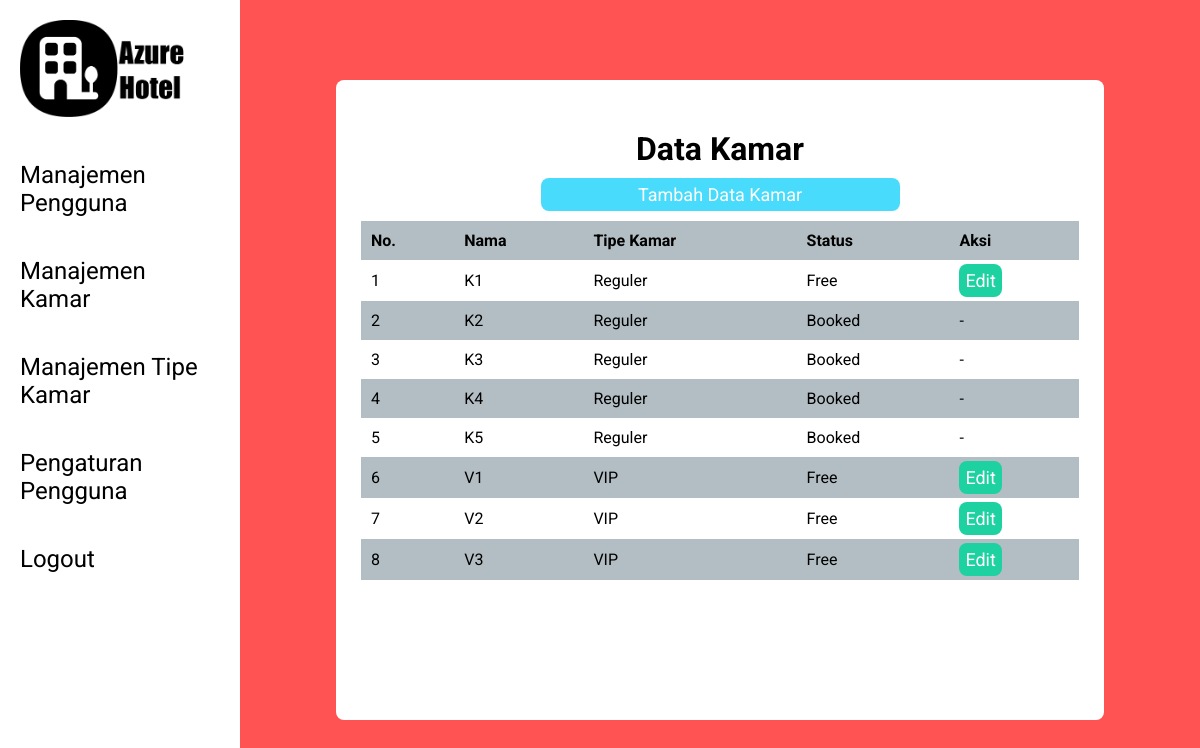
/room_management.php (signed in), run on the app's committed database.
### tables this page shows
CREATE TABLE `room` (
  `id_room` int(11) NOT NULL,
  `name` varchar(40) NOT NULL,
  `status` enum('free','booked','maintenance') NOT NULL,
  `id_type` int(11) NOT NULL
);

CREATE TABLE `room_type` (
  `id_type` int(11) NOT NULL,
  `name` varchar(40) NOT NULL,
  `price` int(11) NOT NULL,
  `description` varchar(500) NOT NULL,
  `bedroom` int(11) NOT NULL,
  `bathroom` int(11) NOT NULL
);

### room_management.php (the view, shortened to what this page needs)
<?php
    include('include/connect.php');
?>
<?php
    $sql = "SELECT * FROM room";
    $query = mysqli_query($conn, $sql);
    $row_number = mysqli_num_rows($query);
?>
<!DOCTYPE html>
<html lang="en">
<head>
    <link rel="stylesheet" href="style/main.css">
    <link rel="stylesheet" href="style/form.css">
    <link rel="stylesheet" href="style/button.css">
    <link rel="stylesheet" href="style/sidebar.css">
    <link rel="stylesheet" href="style/content.css">
</head>
<body>
    <main>
        <?php include('include/sidebar.php'); ?>
        <div class="content">
            <div class="content-child">
                <div class="content-super-child" style="justify-content: flex-start;">
                    <h1>Data Kamar</h1>
                    <a href="room_management_add.php" class="blue-button" style="width: 50%; font-size: 18px; text-decoration: none; text-align: center; margin: 10px 0;">Tambah Data Kamar</a>
                    <?php if ($row_number <= 0): ?>
                        <h3>Belum ada data kamar.</h3>
                    <?php else: ?>
                        <table cellspacing="0" cellpadding="0" class="zebra-table">
                            <tr>
                                <th>No.</th>
                                <th>Nama</th>
                                <th>Tipe Kamar</th>
                                <th>Status</th>
                                <th>Aksi</th>
                            </tr>
                            <?php $i = 1; ?>
                            <?php while($data = mysqli_fetch_array($query)): ?>
                                <tr>
                                    <td><?php echo $i ?></td>
                                    <td><?php echo $data['name'] ?></td>
                                    <?php
                                        $sql_type = "SELECT name FROM room_type WHERE id_type = $data[id_type]";
                                        $query_type = mysqli_query($conn, $sql_type);
                                        $room_type = mysqli_fetch_array($query_type);
                                    ?>
                                    <td><?php echo $room_type['name'] ?></td>
                                    <td><?php echo ucfirst($data['status']) ?></td>
                                    <?php if($data['status'] != 'booked'): ?>
                                    <td>
                                        <a href="room_management_edit.php?id_room=<?php echo $data['id_room'] ?>" class="green-button" style="width: 50%; font-size: 18px;">Edit</a>
                                    </td>
                                    <?php else: ?>
                                        <td>-</td>
                                    <?php endif ?>
                                </tr>
                                <?php $i++; ?>
                            <?php endwhile ?>
                        </table>
                    <?php endif ?>
                </div>
            </div>
        </div>
    </main>
</body>
</html>

### include/sidebar.php
<div class="sidebar">
    <ul>
    <img src="img/icon.png" alt="Azure Hotel" style="width: 200px; margin: 20px;">
        <?php if($_SESSION['level'] == 'receptionist'): ?>
            <li><a href="room_book.php">Pesan Kamar</a></li>
            <li><a href="add_customer.php">Manajemen Customer</a></li>
            <li><a href="booking_information.php">Informasi Pemesanan</a></li>
            <li><a href="type_room_information.php">Informasi Tipe Kamar</a></li>
        <?php elseif($_SESSION['level'] == 'admin'): ?>
            <li><a href="user_management.php">Manajemen Pengguna</a></li>
            <li><a href="room_management.php">Manajemen Kamar</a></li>
            <li><a href="type_room_management.php">Manajemen Tipe Kamar</a></li>
        <?php else: ?>
            <li><a href="income_information.php">Informasi Pendapatan</a></li>
            <li><a href="room_information.php">Informasi Kamar</a></li>
        <?php endif ?>
        <li><a href="user_setting.php">Pengaturan Pengguna</a></li>
        <li class="logout-sidebar"><a href="logout.php">Logout</a></li>
    </ul>
</div>

### style/main.css (style rules this page uses)
* { margin: 0; padding: 0; box-sizing: border-box; font-family: 'Roboto', sans-serif; }
body { min-height: 100vh; display: flex; flex-direction: column; background-color: #ff5253; }
main { display: flex; flex-grow: 1; justify-content: center; align-items: center; width: 100%; }

### style/button.css (style rules this page uses)
.blue-button { padding: 6px; background-color: #48dbfb; color: white; border: none; border-radius: 8px; transition: 0.5s; text-decoration: none; }
.green-button { padding: 6px; background-color: #1dd1a1; color: white; border: none; border-radius: 8px; transition: 0.5s; text-decoration: none; }

### style/sidebar.css (style rules this page uses)
.sidebar { flex-shrink: 0; background-color: white; width: 20%; height: 100vh; }
.sidebar ul li { padding: 20px; transition: 0.3s }
.sidebar ul li a { text-decoration: none; color: black; font-size: 24px; }
.logout-sidebar { transition: 0.3s; }

### style/content.css (style rules this page uses)
.content { display: flex; width: 82%; justify-content: center; align-items: center; height: 100vh; }
.content-child { background-color: white; width: 80%; height: 80%; padding: 50px 25px; border-radius: 8px; }
.content-super-child { display: flex; flex-direction: column; justify-content: space-between; height: 100%; width: 100%; align-items: center; }
.zebra-table { border: none; width: 100%; }
.zebra-table th, td { padding: 10px; }
.zebra-table th { text-align: left; background-color: #b2bec3; }
.zebra-table tr:nth-child(odd) { background-color: #b2bec3 }
* { box-sizing:border-box }

### data on the page
room: name "K1", id_type.name "Reguler", status "Free"
room: name "K2", id_type.name "Reguler", status "Booked"
room: name "K3", id_type.name "Reguler", status "Booked"
room: name "K4", id_type.name "Reguler", status "Booked"
room: name "K5", id_type.name "Reguler", status "Booked"
room: name "V1", id_type.name "VIP", status "Free"
room: name "V2", id_type.name "VIP", status "Free"
room: name "V3", id_type.name "VIP", status "Free"
